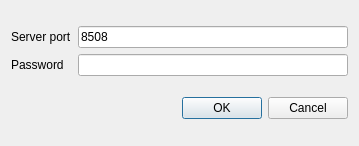
<?xml version="1.0" encoding="UTF-8"?>
<ui version="4.0">
 <class>WebServerConfig</class>
 <widget class="QDialog" name="WebServerConfig">
  <property name="geometry">
   <rect>
    <x>0</x>
    <y>0</y>
    <width>359</width>
    <height>146</height>
   </rect>
  </property>
  <property name="windowTitle">
   <string>Dialog</string>
  </property>
  <layout class="QVBoxLayout" name="verticalLayout">
   <item>
    <layout class="QGridLayout" name="gridLayout">
     <item row="0" column="0">
      <widget class="QLabel" name="label">
       <property name="text">
        <string>Server port</string>
       </property>
      </widget>
     </item>
     <item row="0" column="1">
      <widget class="QLineEdit" name="port">
       <property name="inputMask">
        <string>00000; </string>
       </property>
       <property name="text">
        <string>8508</string>
       </property>
      </widget>
     </item>
     <item row="1" column="0">
      <widget class="QLabel" name="label_2">
       <property name="text">
        <string>Password</string>
       </property>
      </widget>
     </item>
     <item row="1" column="1">
      <widget class="QLineEdit" name="password"/>
     </item>
    </layout>
   </item>
   <item>
    <widget class="QDialogButtonBox" name="buttonBox">
     <property name="orientation">
      <enum>Qt::Horizontal</enum>
     </property>
     <property name="standardButtons">
      <set>QDialogButtonBox::Cancel|QDialogButtonBox::Ok</set>
     </property>
    </widget>
   </item>
  </layout>
 </widget>
 <resources/>
 <connections>
  <connection>
   <sender>buttonBox</sender>
   <signal>accepted()</signal>
   <receiver>WebServerConfig</receiver>
   <slot>accept()</slot>
   <hints>
    <hint type="sourcelabel">
     <x>248</x>
     <y>254</y>
    </hint>
    <hint type="destinationlabel">
     <x>157</x>
     <y>274</y>
    </hint>
   </hints>
  </connection>
  <connection>
   <sender>buttonBox</sender>
   <signal>rejected()</signal>
   <receiver>WebServerConfig</receiver>
   <slot>reject()</slot>
   <hints>
    <hint type="sourcelabel">
     <x>316</x>
     <y>260</y>
    </hint>
    <hint type="destinationlabel">
     <x>286</x>
     <y>274</y>
    </hint>
   </hints>
  </connection>
 </connections>
</ui>
